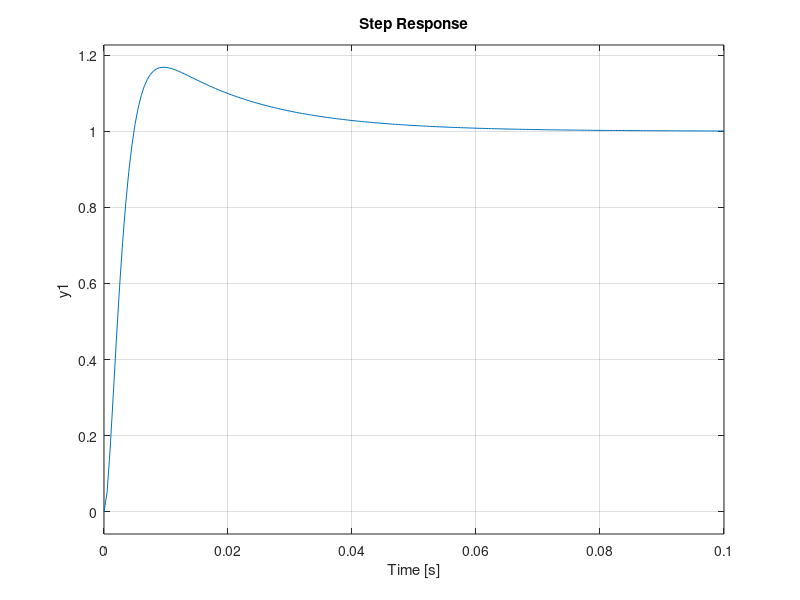

This figure's MATLAB source: (Note: this script raises an error after producing the figure.)
% Check the power supply BW
% Compensation TF should be applied on QF not QF/BEND
% Test what the delay should be?  Sample rate or BW reasoning?
% Test the tolerance to parameter uncertainty (TF high poles)
% Timing should not independent of BEND setpoint!
% Check the timing of a point in the middle of the sequence

clear



Fig1 = 3;
Fig2 = 4;


% Power supply TF
w = 2 * pi * 7.8;
sys = tf(1,[1/w 1]);
%bode(H)



%%%%%%%%%%%%%%%%%%%%%%%%%%%%%%%%%%
% Compensation Transfer Function %
%%%%%%%%%%%%%%%%%%%%%%%%%%%%%%%%%%

% The inverse system
Fc = 2 * pi * 100;      % High frequency poles for the compensation
sysinv = tf([1/w 1], conv([1/Fc 1],[1/Fc 1]));
sysinv1 = sysinv;

% Add a pole (sample rate & compensation)
wc = 2 * pi * 10;
sysinv = sysinv * tf(1, [1/wc 1]);

figure(20);
step(sysinv);
%bode(sysinv1, sysinv);


QF   = getpv('QF',   'DVM'); 
QD   = getpv('QD',   'DVM');
BEND = getpv('BEND', 'DVM');

QF = QF(:);
QD = QD(:);
BEND = BEND(:);


% May want to low pass the BEND but don't add phase delay
% [b,a] = butter(5,.1);
% BEND = filtfilt(b, a, BEND);



fs = 4000;
t = (0:(length(QF)-1)) / fs;


% Goal 
QFratio = QF./BEND; 
QDratio = QD./BEND; 


if 1
    TimeFlag = 1;
    x = t;
    xLabelString = 'Time [Seconds]';
else
    TimeFlag = 0;
    x = BEND;
    xLabelString = 'BEND Current [Amps]';
end


B2 = 18;
B100 = 309;
dB = (B100-B2)/98;

i2   = max(find(BEND < B2));
i100 = max(find(BEND < B100));

% 100 point bend table (last point gets dropped later)
B = linspace(B2,B100+dB,100);


figure(Fig1);
clf reset
subplot(4,1,1);
plot(x, [QF(:) QD(:) BEND(:)]);
legend('QF', 'QD', 'BEND', 'Location', 'NorthWest');
axis tight;

subplot(4,1,2);
plot(x, QFratio);
hold on;
plot([min(x) max(x)],[.520 .520],'r');
if ~TimeFlag
    plot([B2   B2],  [-10 10],'r');
    plot([B100 B100],[-10 10],'r');
end
hold off;
ylabel('QF/BEND (Goal .520)');
axis tight;
yaxis([.45 .6]);
grid on;

orient tall


figure(Fig2);
clf reset
subplot(4,1,1);
plot(x, [QF(:) QD(:) BEND(:)]);
legend('QF', 'QD', 'BEND', 0);
axis tight;

subplot(4,1,2);
plot(x, QDratio);
hold on;
plot([min(x) max(x)],[.535 .535],'r');
if ~TimeFlag
    plot([B2   B2],  [-10 10],'r');
    plot([B100 B100],[-10 10],'r');
end
hold off;
ylabel('QD/BEND (Goal .535)');
axis tight;
yaxis([.45 .6]);
grid on;

orient tall



% % Zero the error until the system can be controlled (old bend)
% i = find(t < .0225-.002);
% %i = find(t < .0225-.004);
% %i = find(t < .0225);
% QFErr(i) = 0;
% QDErr(i) = 0;
% 
% % Slowly zero the error after the top of the ramp
% i = find(t > .85);
% QFErr(i) = linspace(QFErr(i(1)),0,length(i));
% QDErr(i) = linspace(QDErr(i(1)),0,length(i));



% % Find the time step for the ILC linearity correction
% for i = 1:length(B)
%     Index(i) = max(find(BEND < B(i))); 
% end
% dIndex = median(diff(Index));
% Index = dIndex*(0:length(Index)-1)+Index(1);

% Base on time???
[tmp, i2]   = max(find(t < .0177));
[tmp, i100] = max(find(t < .4135));
Index = linspace(i2,i100,100);
%dIndex = Index(2)-Index(1);
dIndex = round(median(diff(Index)));
Index = dIndex*(0:length(Index)-1)+Index(1);


% Put the waveform to track through the inverse system
[dQFcommand, tinv, xinv] = lsim(sysinv, .520-QFratio, t);
[dQDcommand, tinv, xinv] = lsim(sysinv, .535-QDratio, t);

[dQFcommandILC, tinv, xinv] = lsim(sysinv, .520-QFratio(Index), t(Index));
[dQDcommandILC, tinv, xinv] = lsim(sysinv, .535-QDratio(Index), t(Index));


% Slide the table 1 point (first point is zero)
dQFcommandILC(1) = [];
dQDcommandILC(1) = [];
Index(end) = [];

%dQFcommandILC(end) = [];
%dQDcommandILC(end) = [];
%Index(end) = [];


% % May want to low pass the command but don't add phase delay
% [b,a] = butter(5,.2);
% dQFcommand1 = filtfilt(b, a, dQFcommand);


% Simulate on 4096 point wave form
dQFcommand = dQFcommand * 0;
dQDcommand = dQDcommand * 0;
for i = 0:dIndex-1
    dQFcommand(Index+i) = dQFcommandILC;
    dQDcommand(Index+i) = dQDcommandILC;
end


% Simulate the result
[dQFsim, t1, x1] = lsim(sys, dQFcommand, t);
[dQDsim, t1, x1] = lsim(sys, dQDcommand, t);


% for i = 1:length(t_ILC)
%     j = max(find(t < t_ILC(i)));
%     QFtable(i) = BEND(j) .* QFcommand(j);
%     QDtable(i) = BEND(j) .* QDcommand(j);
% end



figure(Fig1);
subplot(4,1,3);
plot(x,[QFratio-.520 dQFcommand dQFsim QFratio-.520+dQFsim]);
ylabel('QF/BEND Error');
legend('QF/BEND-.520', '\DeltaQFcommand', '\DeltaQFsim', 'QF/BEND-.520+\DeltaQFsim', 0);
axis tight;
%yaxis([-.1 .1]);
grid on;

subplot(4,1,4);
plot(x, BEND .* dQFcommand);
ylabel('\DeltaQF [Amps]');
xlabel(xLabelString);
axis tight;
%yaxis([-20 20]);
grid on;

if TimeFlag
    hold on;
    plot(t(Index), BEND(Index) .* dQFcommandILC, 'sr', 'MarkerSize',3);
    hold off;
end


figure(Fig2);
subplot(4,1,3);
%plot(x, [QDratio QDcommand QDsim QDratio+QDsim]);
plot(x, [QDratio-.535 dQDcommand dQDsim QDratio-.535+dQDsim]);
ylabel('QD/BEND Error');
legend('QD/BEND-.535', '\DeltaQDcommand', '\DeltaQDsim', 'QD/BEND-.535+\DeltaQDsim', 0);
axis tight;
%yaxis([-.1 .1]);
grid on;

subplot(4,1,4);
plot(x, BEND .* dQDcommand);
ylabel('\DeltaQD [Amps]');
xlabel(xLabelString);
axis tight;
%yaxis([-20 20]);
grid on;

if TimeFlag
    hold on;
    plot(t(Index), BEND(Index) .* dQDcommandILC, 'sr', 'MarkerSize',3);
    hold off;
end

%QF = getpv('QF', 'ILCTrim');
%QD = getpv('QD', 'ILCTrim');

QF_ILC = getpv('QF', 'ILCTrim');
QD_ILC = getpv('QD', 'ILCTrim');

QF_ILC(2:100) = QF_ILC(2:100) + (BEND(Index) .* dQFcommandILC)';
QD_ILC(2:100) = QD_ILC(2:100) + (BEND(Index) .* dQDcommandILC)';


% tmp = questdlg('Change the linearity correction?','matchramp_ild','Yes','No','No');
% if ~strcmpi(tmp,'Yes')
%     fprintf('  No change made QF or QD linearity correction table.\n');
%     return
% else
%     fprintf('  QF & QD linearity correction table updated.\n');
%     setpv('QF', 'ILCTrim', QF_ILC, [1 1]);
%     setpv('QD', 'ILCTrim', QD_ILC, [1 1]);
% end



%QFtable = [1.8 QFtable];
%QDtable = [1.8 QDtable];


% for i = 1:length(B)
%     j = max(find(BEND < B(i)));
%     QFtable(i) = BEND(j) .* QFcommand(j);
%     QDtable(i) = BEND(j) .* QDcommand(j);
% end
% 
% figure(Fig1);
% subplot(4,1,3);
% plot(x,[QFratio-.520 QFcommand QFsim QFratio-.535+QFsim]);
% ylabel('QF/BEND Error');
% legend('QF/BEND-.520', '\DeltaQFcommand', '\DeltaQFsim', 'QF/BEND-.535+\DeltaQFsim', 'Location', 'SouthWest');
% axis tight;
% yaxis([-.1 .1]);
% 
% subplot(4,1,4);
% plot(x, BEND .* QFcommand);
% if ~TimeFlag
%     hold on;
%     plot(B, QFtable, 'sr', 'MarkerSize',3);
%     plot([B2   B2],  [-1000 1000],'r');
%     plot([B100 B100],[-1000 1000],'r');
%     hold off;
% end
% ylabel('\DeltaQF [Amps]');
% xlabel(xLabelString);
% axis tight;
% yaxis([-20 20]);
% grid on;
% 
% 
% figure(Fig2);
% subplot(4,1,3);
% %plot(x, [QDratio QDcommand QDsim QDratio+QDsim]);
% plot(x, [QDratio-.535 QDcommand QDsim QDratio-.535+QDsim]);
% ylabel('QD/BEND Error');
% legend('QD/BEND-.535', '\DeltaQDcommand', '\DeltaQDsim', 'QD/BEND-.535+\DeltaQDsim', 'Location', 'SouthWest');
% axis tight;
% yaxis([-.1 .1]);
% 
% subplot(4,1,4);
% plot(x, BEND .* QDcommand);
% if ~TimeFlag
%     hold on;
%     plot(B, QDtable, 'sr', 'MarkerSize',3);
%     plot([B2   B2],  [-1000 1000],'r');
%     plot([B100 B100],[-1000 1000],'r');
%     hold off;
% end
% ylabel('\DeltaQD [Amps]');
% xlabel(xLabelString);
% axis tight;
% yaxis([-20 20]);
% grid on;

% ysim = 0;
% clf
% for i = 1:10
%     Err = QFratio - ysim;
%     [yr, tr, xr] = lsim(sysr, Err, t);
% 
%     unew = unew + yr;
%     [ysim, t1, x] = lsim(sys,unew,t);
% 
%     plot(t,[unew(:) yr(:) ysim(:) QFratio(:)]);
% 
%     legend('unew','yr','ysim','QFratio');
%     
%     %[ysim, t1, x] = lsim(sys,unew,t);
%     %plot(t,[unew(:) ysim(:) QFratio(:)]);
%     %unew = unew + (QFratio-ysim(:)');
%     
%     i; %pause;
% end



